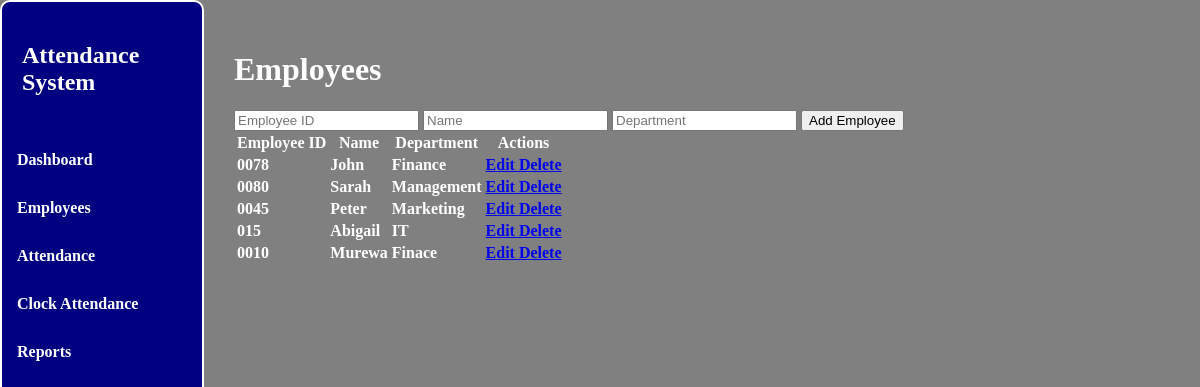
The page /employees on the database its author committed.
### tables this page shows
CREATE TABLE employees (
    id INTEGER PRIMARY KEY AUTOINCREMENT,
    employee_id TEXT,
    name TEXT,
    department TEXT
    );

### app.py (the view, shortened to what this page needs)
@app.route("/employees", methods=["GET", "POST"])
def employees():
    employees = get_employees()
    return render_template("employees.html", employees=employees)

### database.py (called while the page is built)
def connect_db():
    connection = sqlite3.connect("attendance.db")
    return connection

def get_employees():
    connection = connect_db()
    cursor = connection.cursor()
    cursor.execute("""
        SELECT employee_id, name, department
        FROM employees
    """)
    employees = cursor.fetchall()
    connection.close()
    return employees

### Templates/employees.html (shortened to what this page needs)
<!DOCTYPE html>
<html lang="en">
<head>
    <link rel="stylesheet" href="{{ url_for('static', filename='css/style.css') }}">
</head>
<body>
    <div class="container">
        <div class="sidebar">
            <h2>Attendance System</h2>
                <a href="{{ url_for('main') }}">Dashboard</a>
                <a href="{{ url_for('employees') }}">Employees</a>
                <a href="{{ url_for('attendance') }}">Attendance</a>
                <a href="{{ url_for('clock_attendance') }}">Clock Attendance</a>
                <a href="#">Reports</a>
        </div>
        <div class="main-content">
            <h1>Employees</h1>
            <form method="POST">
                <input
                    type="text"
                    name="employee_id"
                    placeholder="Employee ID"
                >
                <input
                    type="text"
                    name="name"
                    placeholder="Name"
                >
                <input
                    type="text"
                    name="department"
                    placeholder="Department"
                >
                <button type="submit">Add Employee</button>
            </form>
            <table>
                <thead>
                    <tr>
                        <th>Employee ID</th>
                        <th>Name</th>
                        <th>Department</th>
                        <th>Actions</th>
                    </tr>
                </thead>
                <tbody>
                    {% for employee in employees %}
                    <tr>
                        <td>{{ employee[0] }}</td>
                        <td>{{ employee[1] }}</td>
                        <td>{{ employee[2] }}</td>
                        <td>
                            <a href="{{ url_for('edit_employee', employee_id=employee[0]) }}">
                                Edit
                            </a>
                            <a href="{{ url_for('delete_employee', employee_id=employee[0]) }}">
                                Delete
                            </a>
                        </td>
                    </tr>
                    {% endfor %}
                </tbody>
            </table>
        </div>
    </div>
</body>
</html>

### static/css/style.css (style rules this page uses)
body { font-family: 'Times New Roman'; margin: 0; background-color: gray; color: white; font-weight: bold; }
.sidebar { width: 200px; height: 100vh; background-color: navy; border-radius: 10px; border: 2px solid white; }
.sidebar a { display: block; color: white; text-decoration: none; padding: 15px; }
.sidebar h2 { color: white; padding: 20px; }
.container { display: flex; }
.main-content { flex: 1; padding: 30px; }

### rows shown on the page
employees: employee "0078", name "John", department "Finance"
employees: employee "0080", name "Sarah", department "Management"
employees: employee "0045", name "Peter", department "Marketing"
employees: employee "015", name "Abigail", department "IT"
employees: employee "0010", name "Murewa", department "Finace"
